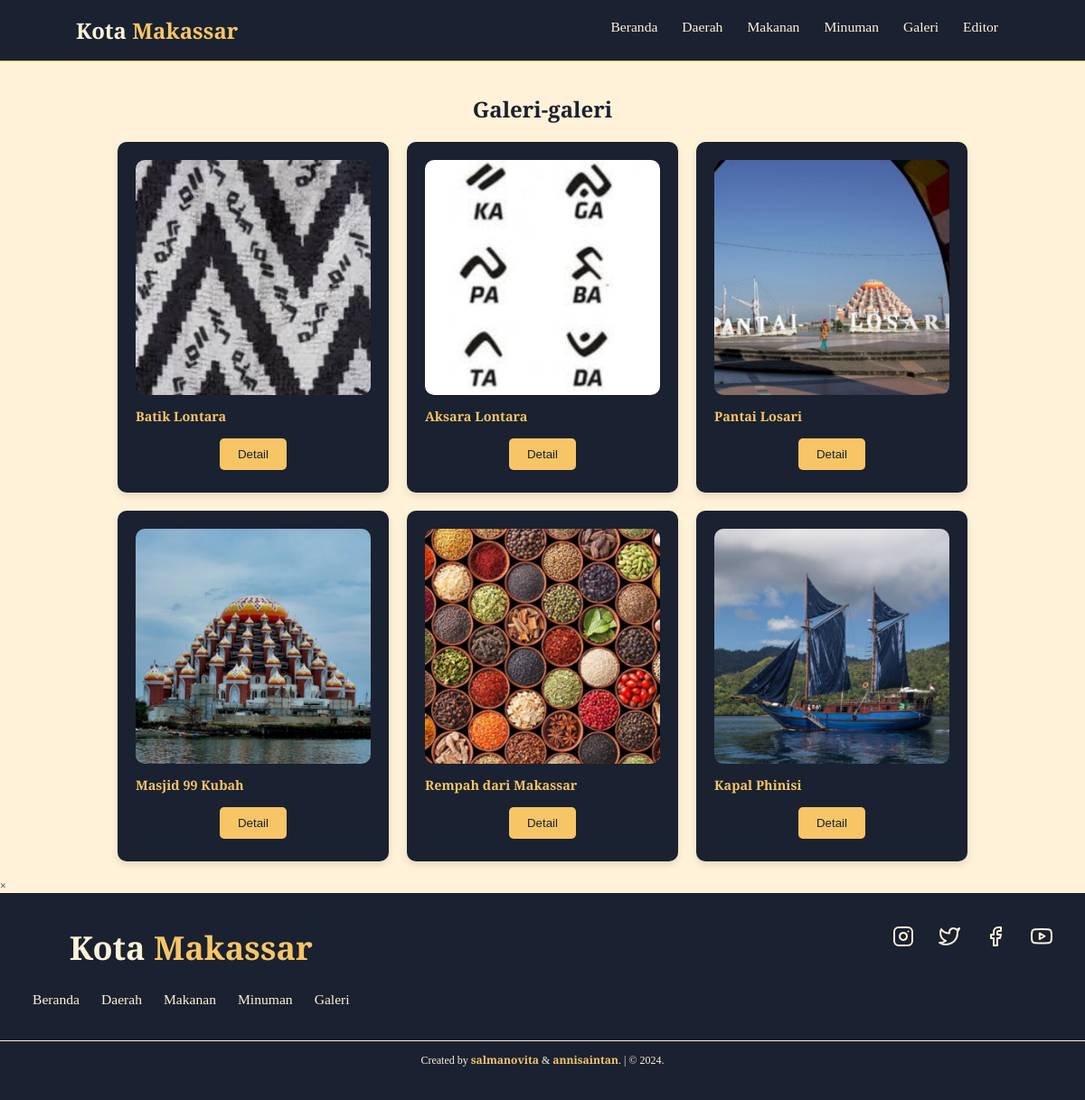
/moon/galeri1.php, run on the app's committed database.
### tables this page shows
CREATE TABLE `tb_galeri` (
  `id` int(11) NOT NULL,
  `nama` text NOT NULL,
  `foto` text NOT NULL,
  `keterangan` text NOT NULL
);

### moon/galeri1.php (the view, shortened to what this page needs)
<?php
include_once("../config/koneksi.php");
include_once("header.php");
?>
<h1>Galeri-galeri</h1>
<div class="bodyIsi">
    <div class="card-container">
        <?php
        $tampil_galeri = mysqli_query($koneksi, "SELECT * FROM tb_galeri ORDER BY id");
        while ($hasil = mysqli_fetch_assoc($tampil_galeri)) {
        ?>
            <div class="card" onclick="showDetail(<?php echo $hasil['id']; ?>)">
                <img src='<?php echo $hasil["foto"]; ?>' alt='Foto'>
                <h2><?php echo $hasil["nama"]; ?></h2>
                <div class="actions">
                    <button onclick="event.stopPropagation(); showDetail(<?php echo $hasil['id']; ?>)">Detail</button>
                </div>
            </div>
        <?php
        }
        ?>
    </div>
</div>
<div id="detailModal" class="modal">
    <div class="modal-content">
        <span class="close" onclick="closeModal()">&times;</span>
    </div>
</div>
<link rel="stylesheet" href="./css/display.css">
<?php include_once("footer.php"); ?>

### moon/css/header.css (style rules this page uses)
:root { --primary: rgb(26, 33, 48); --bg: rgb(255, 242, 216); --other: rgb(247, 197, 102); }
* { margin: 0; padding: 0; box-sizing: border-box; outline: none; text-decoration: none; }
html { scroll-behavior: smooth; }
body { font-family: "Playfair Display", serif; background-color: var(--bg); color: var(--primary); }
@media (max-width: 1366px) { html { font-size: 75%; } }

### moon/css/display.css (style rules this page uses)
:root { --primary: rgb(26, 33, 48); --bg: rgb(255, 242, 216); --other: rgb(247, 197, 102); }
h1 { text-align: center; }
.card-container { display: flex; flex-wrap: wrap; justify-content: center; gap: 20px; margin: 20px; background-color: var(--bg); }
.card { background-color: var(--primary); color: var(--bg); border-radius: 10px; box-shadow: 0 4px 8px rgba(0, 0, 0, 0.1); width: 300px; padding: 20px; text-align: left; position: relative; }
.card img { width: 100%; border-radius: 10px; }
.card h2 { font-size: 1.2em; margin: 10px 0; color: var(--other); }
.card .actions { text-align: center; margin-top: 10px; }
.card .actions button { background-color: var(--other); border: none; color: var(--primary); padding: 10px 20px; margin: 5px; border-radius: 5px; cursor: pointer; }
@media (max-width: 1366px) { html { font-size: 75%; } }

### data on the page
tb_galeri: foto (picture), nama "Batik Lontara"
tb_galeri: foto (picture), nama "Aksara Lontara"
tb_galeri: foto (picture), nama "Pantai Losari"
tb_galeri: foto (picture), nama "Masjid 99 Kubah"
tb_galeri: foto (picture), nama "Rempah dari Makassar"
tb_galeri: foto (picture), nama "Kapal Phinisi"
